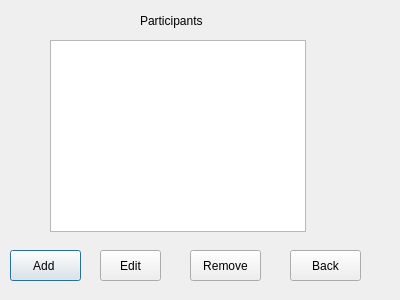
<?xml version="1.0" encoding="UTF-8"?>
<ui version="4.0">
 <class>partList</class>
 <widget class="QDialog" name="partList">
  <property name="geometry">
   <rect>
    <x>0</x>
    <y>0</y>
    <width>400</width>
    <height>300</height>
   </rect>
  </property>
  <property name="windowTitle">
   <string>Dialog</string>
  </property>
  <widget class="QLabel" name="label">
   <property name="geometry">
    <rect>
     <x>140</x>
     <y>10</y>
     <width>91</width>
     <height>21</height>
    </rect>
   </property>
   <property name="text">
    <string>Participants</string>
   </property>
  </widget>
  <widget class="QPushButton" name="pushButton">
   <property name="geometry">
    <rect>
     <x>10</x>
     <y>250</y>
     <width>71</width>
     <height>31</height>
    </rect>
   </property>
   <property name="text">
    <string>Add </string>
   </property>
  </widget>
  <widget class="QPushButton" name="pushButton_2">
   <property name="geometry">
    <rect>
     <x>100</x>
     <y>250</y>
     <width>61</width>
     <height>31</height>
    </rect>
   </property>
   <property name="text">
    <string>Edit</string>
   </property>
  </widget>
  <widget class="QPushButton" name="pushButton_3">
   <property name="geometry">
    <rect>
     <x>190</x>
     <y>250</y>
     <width>71</width>
     <height>31</height>
    </rect>
   </property>
   <property name="text">
    <string>Remove</string>
   </property>
  </widget>
  <widget class="QPushButton" name="pushButton_4">
   <property name="geometry">
    <rect>
     <x>290</x>
     <y>250</y>
     <width>71</width>
     <height>31</height>
    </rect>
   </property>
   <property name="text">
    <string>Back</string>
   </property>
  </widget>
  <widget class="QListWidget" name="listWidget">
   <property name="geometry">
    <rect>
     <x>50</x>
     <y>40</y>
     <width>256</width>
     <height>192</height>
    </rect>
   </property>
  </widget>
 </widget>
 <resources/>
 <connections/>
</ui>
